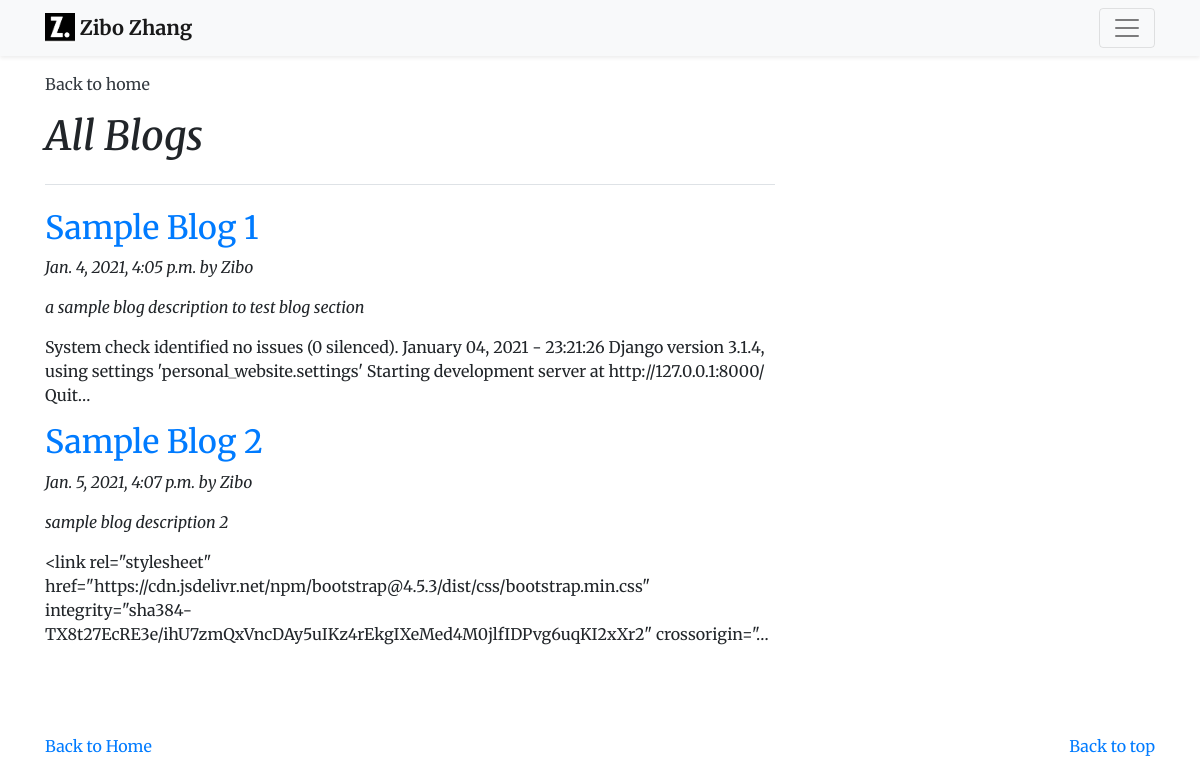
Screenshot of /blog/ with the database file from the repository.
### blog/models.py (models this page shows, shortened)
class Blog(models.Model):
    title = models.CharField(max_length = 100)
    description = models.CharField(max_length = 500)
    content = models.TextField(max_length = 100000)
    author = models.CharField(max_length = 50)
    last_modified = models.DateTimeField()

### blog/views.py (the view)
# urls.py: path('', views.all_blogs, name='all_blogs'),
def all_blogs(request):
    blogs = Blog.objects.all()
    return render(request, 'blog/all_blogs.html', {'blogs': blogs})

### blog/templates/blog/all_blogs.html
{% extends 'portfolio/base.html' %}
{% block content %}
<body>
  <div class="container">
    <header class="blog-header py-3">
      <div class="row flex-nowrap justify-content-between align-items-center">
        <div class="col-4 text-left">
          <a class="blog-header-logo text-dark" href="{% url 'index' %}">Back to home</a>
        </div>
      </div>
    </header>
  </div>
  <main role="main" class="container">
    <div class="row">
      <div class="col-md-8 blog-main">
        <h1 class="pb-4 mb-4 font-italic border-bottom">All Blogs</h1>
        {% if blogs %}
          {% for blog in blogs %}
          <div class="blog-post">
            <a href="{% url 'blog:detail' blog.id %}"><h2 class="blog-post-title"> {{ blog.title }} </h2></a>
            <p class="blog-post-meta font-italic"> {{ blog.last_modified }}  by {{ blog.author }} </p>
            <p class="blog-post-meta font-italic"> {{ blog.description }}</p>
            <p>{{ blog.content|truncatechars:200 }}</p>
          </div>
          {% endfor %}
        {% endif %}
      </div>
    </div>
  </main>
</body>
{% endblock %}

### portfolio/templates/portfolio/custom.css (style rules this page uses)
body { font-family: 'Merriweather', serif; }

### rows the page displays
Blog: title "Sample Blog 1", last_modified "Jan. 4, 2021, 4:05 p.m.", author "Zibo", description "a sample blog description to test blog section", content "System check identified no issues (0 silenced). January 04, 2021 - 23:21:26 Django version 3.1.4, using settings 'personal_website.settings' Starting development server at http://127.0.0.1:8000/ Quit…"
Blog: title "Sample Blog 2", last_modified "Jan. 5, 2021, 4:07 p.m.", author "Zibo", description "sample blog description 2", content "<link rel=\"stylesheet\" href=\"https://cdn.jsdelivr.net/npm/bootstrap@4.5.3/dist/css/bootstrap.min.css\" integrity=\"sha384-TX8t27EcRE3e/ihU7zmQxVncDAy5uIKz4rEkgIXeMed4M0jlfIDPvg6uqKI2xXr2\" crossorigin=\"…"
